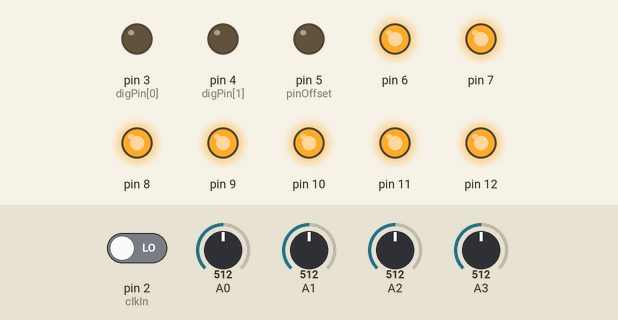
Simulated run of this sketch. Board: Arduino Nano, built with avr-gcc and run on an emulated ATmega328P. Shown: output pins drawn as LEDs (lit = HIGH). Inputs (shaded band) come from the test bench; at power-on: A2 = 512, pin 2 (clkIn) LOW, A3 = 512, A0 = 512, A1 = 512.

Above: at 1.2 s.
1.3 s: A2 set to 514
At 2.4 s:
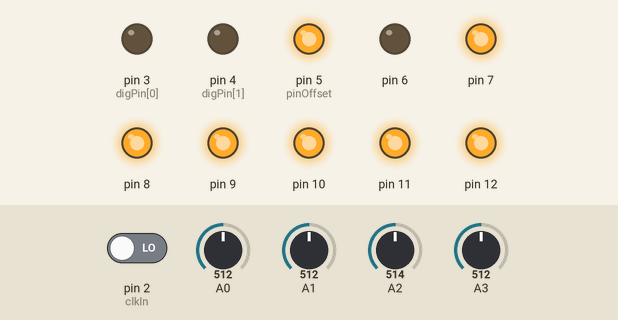
2.8 s: pin 2 (clkIn) driven HIGH
At 3.5 s:
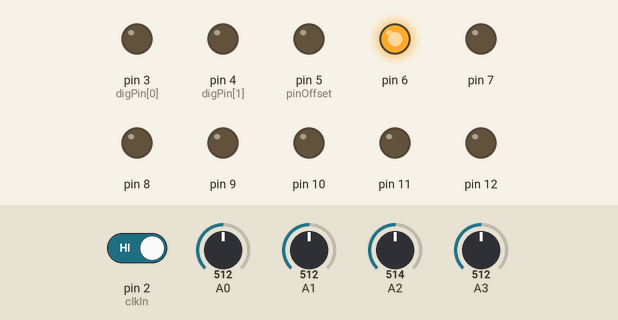
4.3 s: A3 set to 716
At 4.6 s:
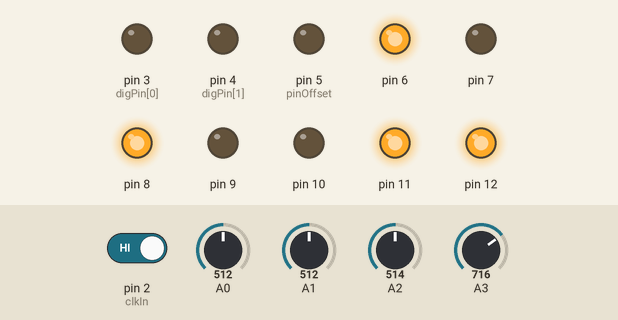
5.8 s: A2 set to 716
At 7.0 s:
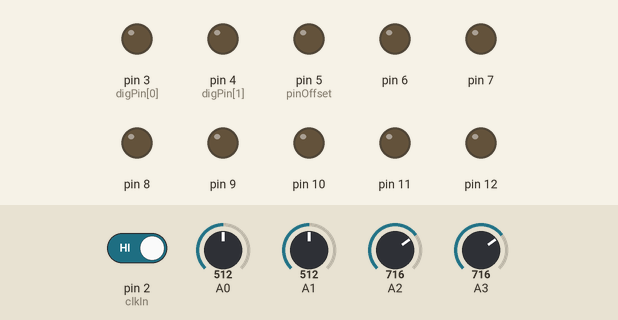
7.3 s: A3 set to 992
At 8.1 s:
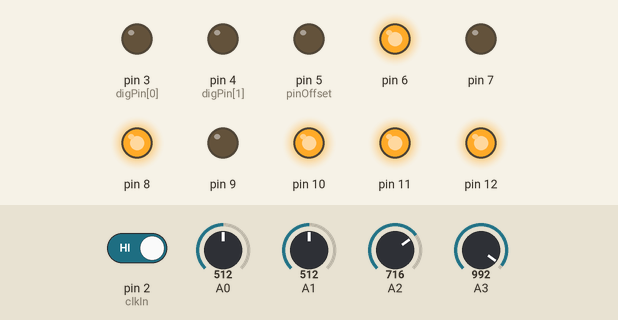
8.8 s: A2 set to 306
At 9.3 s:
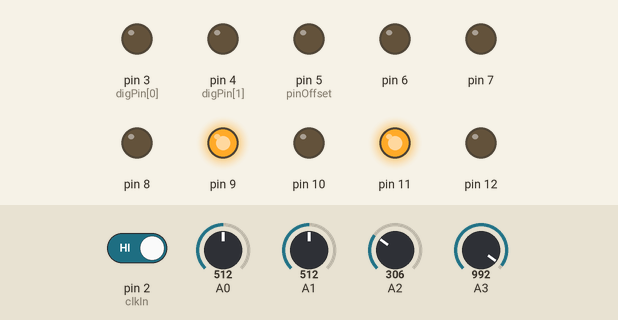
Timing chart, 0 to 11.3 s (numbered marks = the images above; inputs shaded):
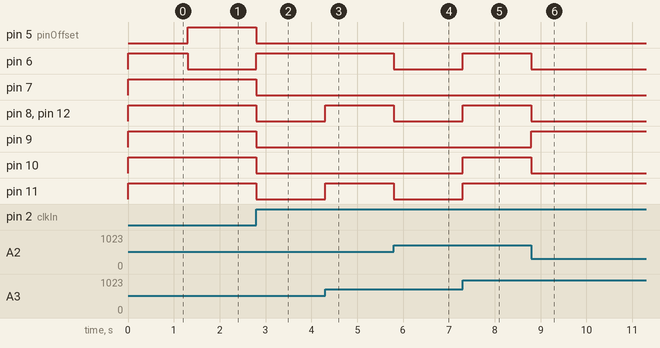

Measured:
- the behaviour switches between 513 and 514 on A2 (found by bisection; images 0 and 1)
- after the input at 1.3 s, pin 5 (pinOffset): LOW → HIGH at once; pin 6: HIGH → LOW at once
- after the input at 2.8 s, pin 5 (pinOffset), pin 7–12: HIGH → LOW at once; pin 6: LOW → HIGH at once
- after the input at 4.3 s, pin 8, pin 11, pin 12: LOW → HIGH at once
- after the input at 5.8 s, pin 6, pin 8, pin 11, pin 12: HIGH → LOW at once
- after the input at 7.3 s, pin 6, pin 8, pin 10–12: LOW → HIGH at once
- after the input at 8.8 s, pin 6, pin 8, pin 10, pin 12: HIGH → LOW at once; pin 9: LOW → HIGH at once

The sketch:

TTNM_AC_DirtyMirror.ino
```cpp
// (licence header left out)
//  constants related to the Arduino Nano pin use
const int clkIn = 2;           // the digital (clock) input
const int digPin[2] = {3, 4};  // the digital output pins
const int pinOffset = 5;       // the first DAC pin (from 5-12)
const int trigTime = 25;       // 25 ms trigger timing

const int oct[6] = {0, 48, 96, 144, 192, 240}; // the six octave values

//  variables for interrupt handling of the clock input
volatile int clkState = LOW;
int clkDivide = 0;

//  variables used to control the current DIO output states
int digState[2] = {LOW, LOW};        // start with both set low
unsigned long digMilli[2] = {0, 0};  // a place to store millis()

int dacPreOut = 0;

int counter1 = 0;
bool state1 = false;
bool lastState1 = false;

int counter2 = 0;
bool state2 = false;
bool lastState2 = false;

int waveMode = 0;
float multVal = 0.0;

//  ==================== start of setup() ======================

//  This setup routine should be used in any ArdCore sketch that
//  you choose to write; it sets up the pin usage, and sets up
//  initial state. Failure to properly set up the pin usage may
//  lead to damaging the Arduino hardware, or at the very least
//  cause your program to be unstable.

void setup()
{

  // set up the digital (clock) input
  pinMode(clkIn, INPUT);

  // set up the digital outputs
  for (int i=0; i<2; i++) {
    pinMode(digPin[i], OUTPUT);
    digitalWrite(digPin[i], LOW);
  }

  // set up the 8-bit DAC output pins
  for (int i=0; i<8; i++) {
    pinMode(pinOffset+i, OUTPUT);
    digitalWrite(pinOffset+i, LOW);
  }

  // set up an interrupt handler for the clock in. If you
  // aren't going to use clock input, you should probably
  // comment out this call.
  // Note: Interrupt 0 is for pin 2 (clkIn)
  attachInterrupt(0, isr, RISING);


}


void loop()
{

  // WAVEFORMS
  if (clkState == HIGH){
    clkState = LOW;
    waveMode++;
    if (waveMode > 3){
      waveMode = 0;
    }
  }

  if (waveMode == 0){                         // dirty mirror combiner

    if (analogRead(2) > analogRead(0)/2) {     // if A2 above threshold (A0) the output A2
        dacPreOut = analogRead(2)/2;
    }else {
        dacPreOut = ((analogRead(3)*-1) + (analogRead(0)/2))/2;    // if A2 below threshold the output A3*-1
    }

  }else if (waveMode == 1){                   // wave subtract mixer
    dacPreOut = analogRead(2) - analogRead(3);
  }else if (waveMode == 2){                   // wave multiplier
    multVal = analogRead(3)/1023.0;
    dacPreOut = analogRead(2) * multVal;
  }else if (waveMode == 3){                   // silence
    dacPreOut = 0;
  }

  //convert to 8bit and fold/clip anything above/below
  if (dacPreOut > 255){
    dacPreOut = (255-(dacPreOut-255));
  }
  if(dacPreOut < 0){
    dacPreOut = dacPreOut*-1;
  }
  if (dacPreOut > 255){
    dacPreOut = (255-(dacPreOut-255));
  }

  dacOutput(dacPreOut);


   // OUTPUT D0 Triggers

   lastState1 = state1;

   if (analogRead(2) > analogRead(0)) {
      state1 = true;
   }else {
      state1 = false;
   }

   if (lastState1 != state1) {
      counter1++;
   }
   if (analogRead(1)/32 == 0) {
      counter1 = 0;
   }
   if (counter1/(((analogRead(1))/32)/2) == 1) {
      digitalWrite(digPin[0], HIGH);
   }
   if (counter1/(((analogRead(1))/32)) == 1) {
      digitalWrite(digPin[0], LOW);
      counter1 = 0;
   }


   // OUTPUT D1 Triggers

   lastState2 = state2;

   if (analogRead(3) > analogRead(0)) {
      state2 = true;
   }else{
       state2 = false;
   }

   if (lastState2 != state2) {
      counter2++;
   }
   if (analogRead(1)/32 == 0) {
      counter2 = 0;
   }
   if (counter2/((analogRead(1)/16)/2) == 1) {
      digitalWrite(digPin[1], HIGH);
   }
   if (counter2/((analogRead(1)/16)) == 1) {
      digitalWrite(digPin[1], LOW);
      counter2 = 0;
   }

}


//  =================== convenience routines ===================

//  These routines are some things you will need to use for
//  various functions of the hardware. Explanations are provided
//  to help you know when to use them.

//  isr() - quickly handle interrupts from the clock input
//  ------------------------------------------------------
void isr()
{
  // Note: you don't want to spend a lot of time here, because
  // it interrupts the activity of the rest of your program.
  // In most cases, you just want to set a variable and get
  // out.
  clkState = HIGH;
}

//  dacOutput(long) - deal with the DAC output
//  ------------------------------------------
void dacOutput(byte v)
{
  /*
  // feed this routine a value between 0 and 255 and teh DAC
  // output will send it out.
  int tmpVal = v;
  for (int i=0; i<8; i++) {
    digitalWrite(pinOffset + i, tmpVal & 1);
    tmpVal = tmpVal >> 1;
  }
  */

  // replacement routine as suggested by Alphonso Alba
  // this code accomplishes the same thing as the original
  // code from above, but is approx 4x faster
  PORTB = (PORTB & B11100000) | (v >> 3);
  PORTD = (PORTD & B00011111) | ((v & B00000111) << 5);
}

//  deJitter(int, int) - smooth jitter input
//  ----------------------------------------
int deJitter(int v, int test)
{
  // this routine just make sure we have a significant value
  // change before we bother implementing it. This is useful
  // for cleaning up jittery analog inputs.
  if (abs(v - test) > 8) {
    return v;
  }
  return test;
}

//  quantNote(int) - drop an incoming value to a note value
//  -------------------------------------------------------
int quantNote(int v)
{
  // feed this routine the input from one of the analog inputs
  // and it will return the value in a 0-64 range, which is
  // roughly the equivalent of a 0-5V range.
  return (v >> 4) << 2;
}

//  ===================== end of program =======================
```
